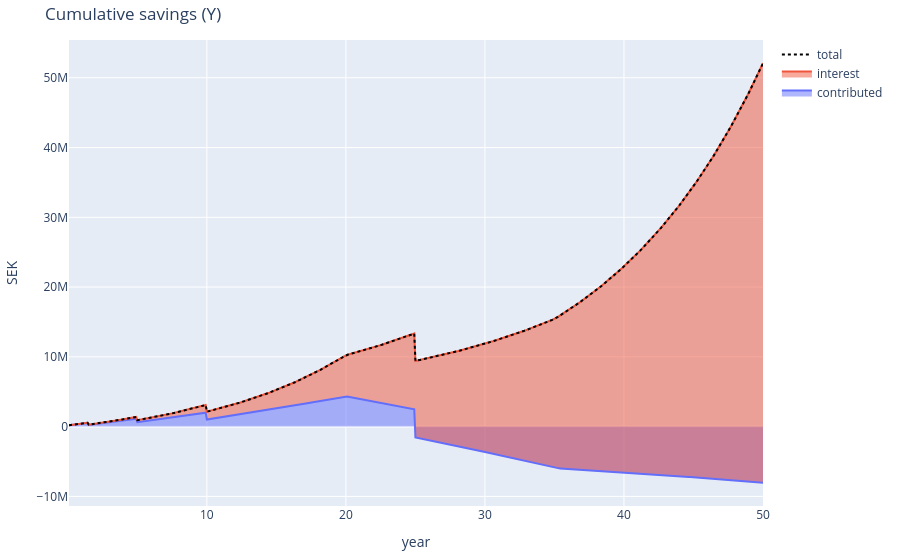

The notebook cell saved with this chart:
### Markdown cell above
# 3. Cumulative savings estimator

### Code cell
BASE = 1.7e5
ADDITION_GROWTH_RATE = 0.02 # yearly addition increases % per year
YEARLY_RATE = 0.09 # per year

YEAR_PLAN = [
    # saving X / month
    {
        'year': [1, 10], 
        'yearly_addition': 12*20000, 
        'yearly_addition_change': ADDITION_GROWTH_RATE, 
        'yearly_growth_rate': YEARLY_RATE
        }, 
    # saving X / month
    {
        'year': [11, 20], 
        'yearly_addition': 12*25000, 
        'yearly_addition_change': ADDITION_GROWTH_RATE, 
        'yearly_growth_rate': YEARLY_RATE
        },
    # lump sum withdrawal
    {
        'year': 1.5, 
        'yearly_addition': -3e5
        },
    # lump sum withdrawal
    {
        'year': 5, 
        'yearly_addition': -0.5e6
        },
    # lump sum withdrawal
    {
        'year': 10, 
        'yearly_addition': -1e6
        },
    # no addition, subtraction only
    {
        'year': [21, 35], 
        'yearly_addition': -12*30000, 
        'yearly_addition_change': ADDITION_GROWTH_RATE, 
        'yearly_growth_rate': YEARLY_RATE
    },
    # # no addition, no subtraction
    # {
    #     'year': [36, 40], 
    #     'yearly_addition': 0, 
    #     'yearly_addition_change': 0, 
    #     'yearly_growth_rate': YEARLY_RATE
    # },
    # lump sum withdrawal
    {
        'year': 25, 
        'yearly_addition': -4e6
        },
    # no addition, no subtraction
    {
        'year': [36, 50], 
        'yearly_addition': -12*10000, 
        'yearly_addition_change': ADDITION_GROWTH_RATE, 
        'yearly_growth_rate': YEARLY_RATE
    },
]

contributed, interest_earned, yearly_addition, total = f_compound(
    base=BASE,
    year_plan=YEAR_PLAN,
    plot=True,
    title='Cumulative savings (Y)'
    )

### Figure 1 — Plotly figure (JSON) as saved in the notebook; plotly's stock layout.template omitted (floating-point values rounded to 4 significant figures; data arrays with more than 128 entries replaced by an {"elided": "..."} marker saying what was removed)
{"data": [{"hovertemplate": "%{y:,.2~f}<extra></extra>", "name": "contributed", "stackgroup": "one", "type": "scatter", "x": {"elided": "600 float values"}, "y": {"elided": "600 float values"}}, {"hovertemplate": "%{y:,.2~f}<extra></extra>", "name": "interest", "stackgroup": "one", "type": "scatter", "x": {"elided": "600 float values"}, "y": {"elided": "600 float values"}}, {"hovertemplate": "%{y:,.2~f}<extra></extra>", "line": {"color": "black", "dash": "dot"}, "name": "total", "type": "scatter", "x": {"elided": "600 float values"}, "y": {"elided": "600 float values"}}], "layout": {"hovermode": "x unified", "margin": {"b": 50, "l": 60, "r": 20, "t": 40}, "title": {"text": "Cumulative savings (Y)"}, "xaxis": {"title": {"text": "year"}}, "yaxis": {"title": {"text": "SEK"}}}}
